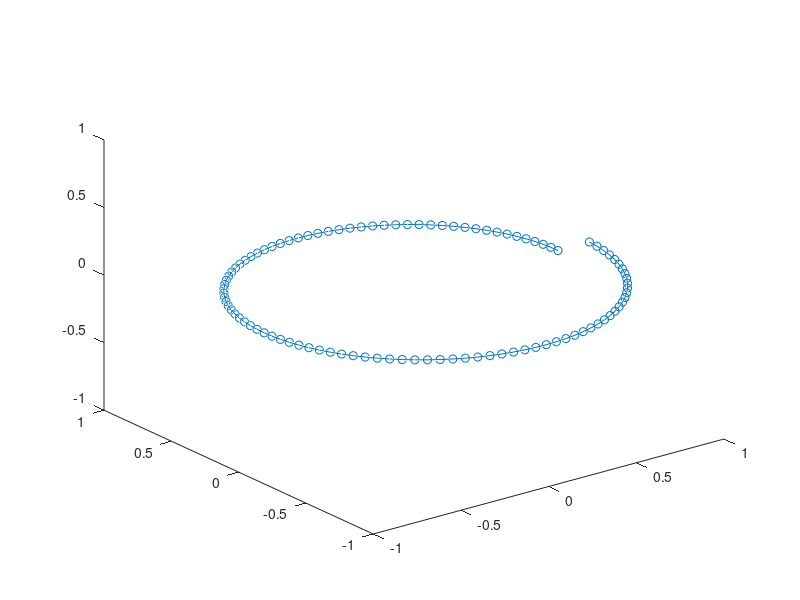

MATLAB code to generate this figure:
clear; clc;

% Parameters
nw=100;
psi_b=2*pi;
CT=0.0045;
Nb=2;
sol=0.02;

psi_w=linspace(0,psi_b,nw);

% Model Coefficients
A=0.78;
LAMBDA=0.145+27*CT;
k1=-0.25*CT/sol;
k2=-1.41*sqrt(0.5*CT);

% Wake tip trajectory
r_tip=A+(1-A)*exp(-LAMBDA*psi_w);
z_tip=zeros(size(psi_w));

for i=1:length(psi_w)
  if (psi_w<=2*pi/Nb)
    ztip(i)=k1*psi_w(i);
  else
    ztip(i)=k1*(2*pi/Nb)+k2*(psi_w(i)-2*pi/Nb);
  end
end

x_tip=r_tip.*cos(psi_b-psi_w);
y_tip=r_tip.*sin(psi_b-psi_w);

plot3(x_tip,y_tip,z_tip,'o-')
